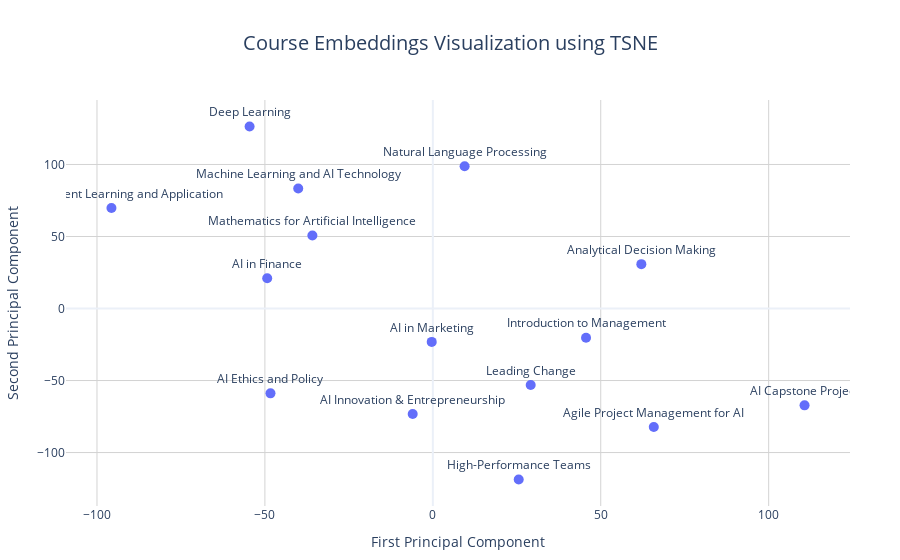

Write notebook code for a chart like this one.
### Code cell
import plotly.express as px

# Create scatter plot with improved formatting
fig = px.scatter(
    tsne_df,
    x='TSNE1',
    y='TSNE2', 
    text='title',
    title='Course Embeddings Visualization using TSNE',
    template='plotly_white'  # Use a cleaner template
)

# Customize text labels
fig.update_traces(
    textposition='top center',
    textfont=dict(size=12),
    marker=dict(size=10)
)

# Enhance layout and styling
fig.update_layout(
    title_x=0.5,  # Center the title
    title_font_size=20,
    plot_bgcolor='white',
    showlegend=False,
    xaxis_title="First Principal Component",
    yaxis_title="Second Principal Component",
    xaxis=dict(
        showgrid=True,
        gridwidth=1,
        gridcolor='lightgray'
    ),
    yaxis=dict(
        showgrid=True,
        gridwidth=1,
        gridcolor='lightgray'
    ),
    margin=dict(t=100, l=50, r=50, b=50)  # Adjust margins
)

# Display the plot
fig.show()

### Figure 1 — Plotly figure (JSON) as saved in the notebook; plotly's stock layout.template omitted (floating-point values rounded to 4 significant figures)
{"data": [{"hovertemplate": "TSNE1=%{x}<br>TSNE2=%{y}<br>title=%{text}<extra></extra>", "legendgroup": "", "marker": {"color": "#636efa", "size": 10, "symbol": "circle"}, "mode": "markers+text", "name": "", "orientation": "v", "showlegend": false, "text": ["Introduction to Management", "High-Performance Teams", "Mathematics for Artificial Intelligence", "Machine Learning and AI Technology", "Analytical Decision Making", "Natural Language Processing", "Deep Learning", "Agile Project Management for AI", "AI Ethics and Policy", "AI Innovation & Entrepreneurship", "AI in Marketing", "AI in Finance", "Leading Change", "Reinforcement Learning and Application", "AI Capstone Project"], "textfont": {"size": 12}, "textposition": "top center", "type": "scatter", "x": [45.62, 25.57, -35.86, -40.08, 62.09, 9.467, -54.56, 65.8, -48.34, -5.99, -0.3269, -49.31, 29.14, -95.69, 110.7], "xaxis": "x", "y": [-20.26, -118.7, 50.73, 83.37, 30.81, 98.72, 126.3, -82.25, -58.91, -73.26, -23.17, 21.06, -53.05, 69.77, -67.24], "yaxis": "y"}], "layout": {"legend": {"tracegroupgap": 0}, "margin": {"b": 50, "l": 50, "r": 50, "t": 100}, "plot_bgcolor": "white", "showlegend": false, "title": {"font": {"size": 20}, "text": "Course Embeddings Visualization using TSNE", "x": 0.5}, "xaxis": {"anchor": "y", "domain": [0, 1], "gridcolor": "lightgray", "gridwidth": 1, "showgrid": true, "title": {"text": "First Principal Component"}}, "yaxis": {"anchor": "x", "domain": [0, 1], "gridcolor": "lightgray", "gridwidth": 1, "showgrid": true, "title": {"text": "Second Principal Component"}}}}
